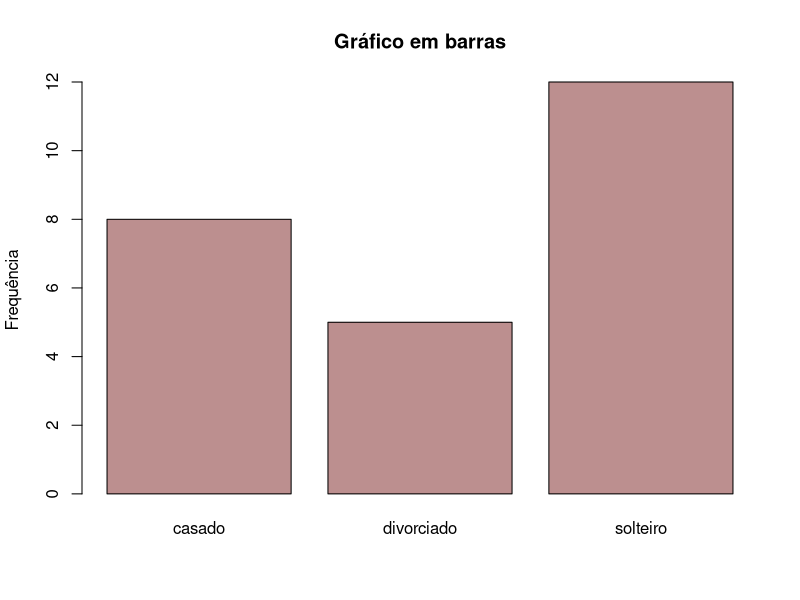
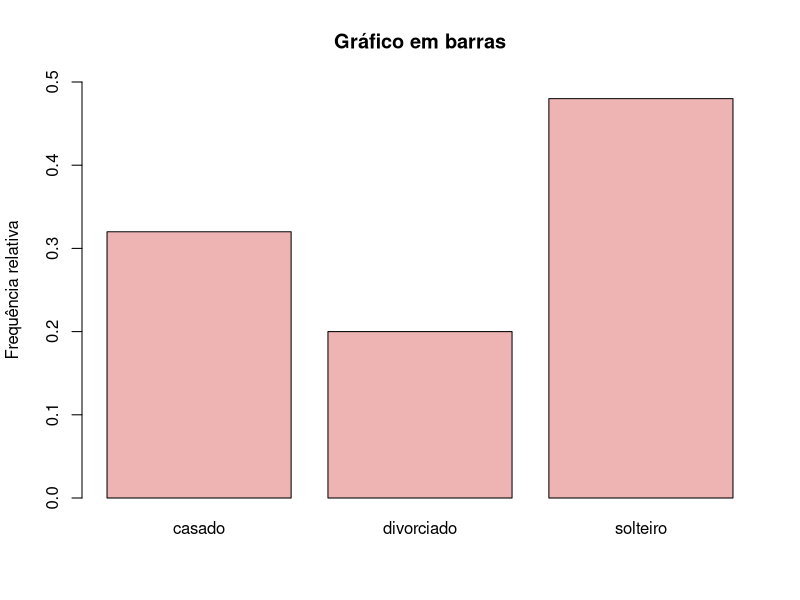
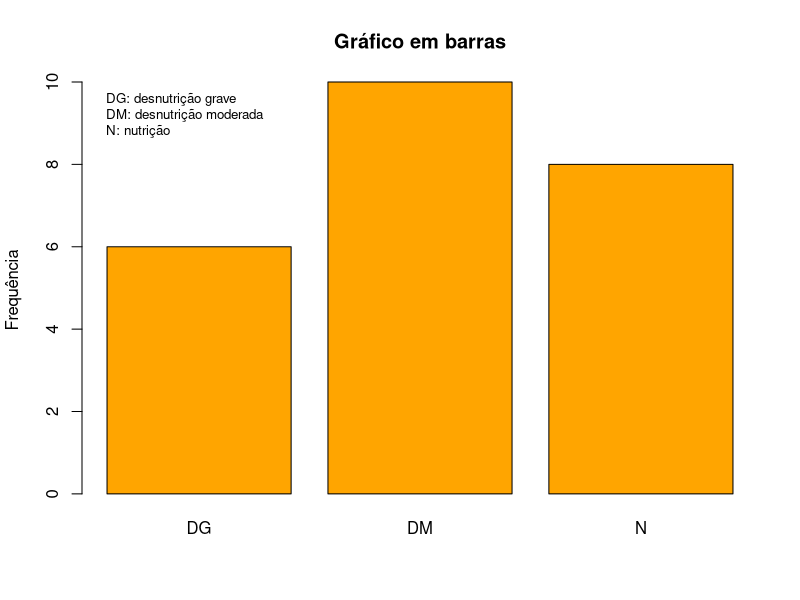
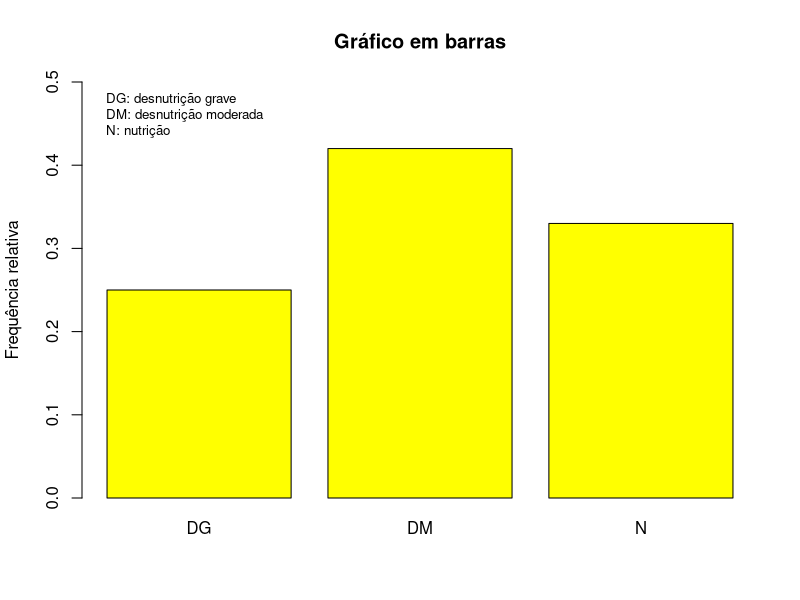
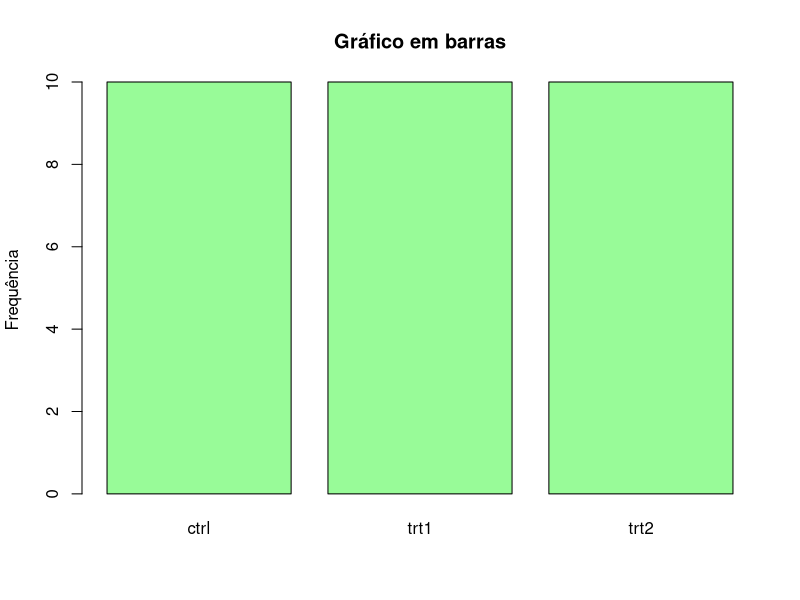
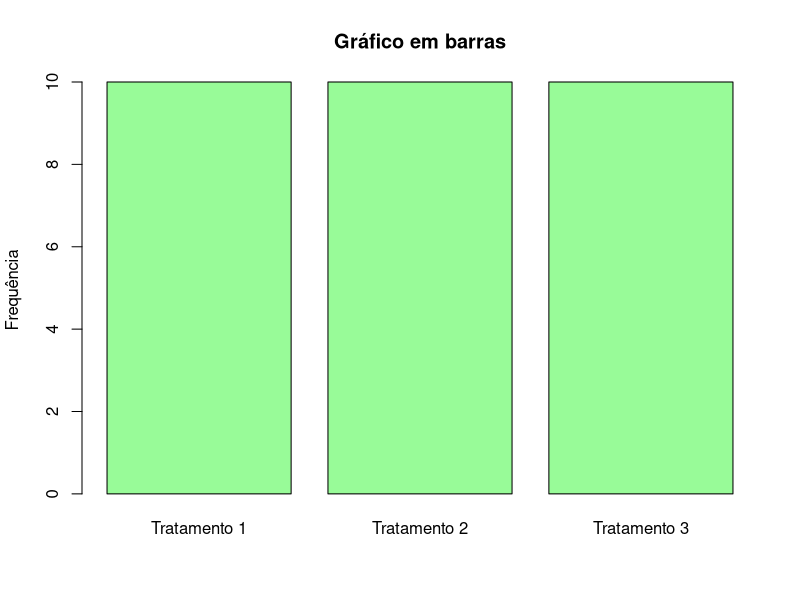
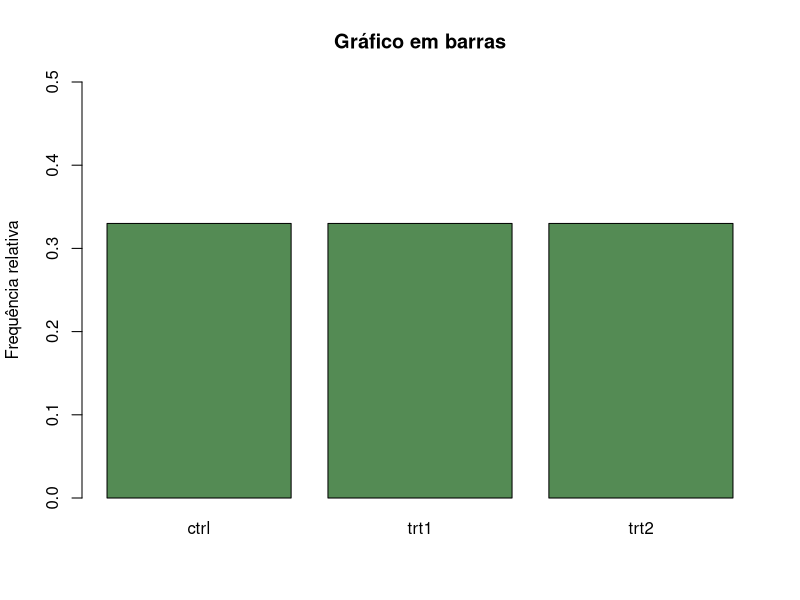
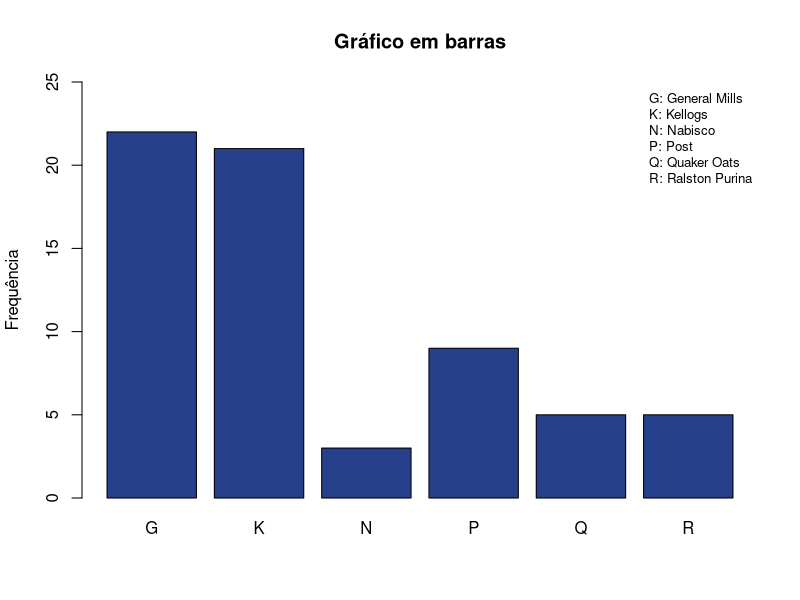

These figures' R source, in order:
##############################################################
##BDA - AULA 3
##############################################################
##Exemplos 1 e 2    
##############################################################
e.civil<-c("casado","solteiro","solteiro","casado","solteiro",
           "solteiro","casado","divorciado","divorciado","solteiro",
           "solteiro","solteiro","casado","solteiro","divorciado",
           "divorciado","casado","solteiro","divorciado","casado",
           "casado","solteiro","casado","solteiro","solteiro")
cont.ec<-table(e.civil)
cont.ec
contr.ec<-prop.table(cont.ec)
contr.ec
barplot(cont.ec, main = "Gráfico em barras", 
        ylab = "Frequência", col = "rosybrown")
barplot(contr.ec, main = "Gráfico em barras", 
        ylab = "Frequência relativa", col = "rosybrown2", 
        ylim = c(0,0.5))

##############################################################
##Exemplos 3 e 4    
##############################################################
e.nut<-c("N","DM","DM","N","DG","DG","DM","DM","N","N","DG","DG",
         "DM","DM","DG","DG","DM","DM","N","N","DM","DM","N","N")
e.nut<-factor(e.nut, levels = c("DG","DM","N"), ordered = TRUE)

cont.en<-table(e.nut)
cont.en
contr.en<-round(prop.table(cont.en),2)
contr.en
barplot(cont.en, main = "Gráfico em barras", 
        ylab = "Frequência", col = "orange")
legend("topleft", c("DG: desnutrição grave", "DM: desnutrição moderada",
                    "N: nutrição"), bty = "n", cex = 0.8)
barplot(contr.en, main = "Gráfico em barras", 
        ylab = "Frequência relativa", col = "yellow", 
        ylim = c(0,0.5))
legend("topleft", c("DG: desnutrição grave", "DM: desnutrição moderada",
                    "N: nutrição"), bty = "n", cex = 0.8)

##############################################################
##Exemplos 5 e 6    
##############################################################
#data()
head(PlantGrowth)
str(PlantGrowth)

attach(PlantGrowth)
which(is.na(group))
cont.gr<-table(group)
cont.gr
contr.gr<-round(prop.table(cont.gr),2)
contr.gr
barplot(cont.gr, main = "Gráfico em barras", 
        ylab = "Frequência", col = "palegreen")

barplot(cont.gr, main = "Gráfico em barras", 
       ylab = "Frequência", col = "palegreen", 
       names.arg = c("Tratamento 1", "Tratamento 2", "Tratamento 3"))

barplot(contr.gr, main = "Gráfico em barras", 
        ylab = "Frequência relativa", col = "palegreen4", 
        ylim = c(0,0.5))
detach(PlantGrowth)

##############################################################
##Exemplos 7 e 8    
##############################################################
library(MASS)
str(UScereal)
tail(UScereal)

attach(UScereal)
which(is.na(mfr))
cont.mfr<-table(mfr)
cont.mfr
addmargins(cont.mfr)
contr.mfr<-round(prop.table(cont.mfr),2)
contr.mfr
addmargins(contr.mfr)

barplot(cont.mfr, main = "Gráfico em barras", 
        ylab = "Frequência", col = "royalblue4",
        ylim = c(0,25))
legend("topright", c("G: General Mills", "K: Kellogs","N: Nabisco",
                     "P: Post", "Q: Quaker Oats", "R: Ralston Purina"), 
       bty = "n", cex = 0.8)
barplot(contr.mfr, main = "Gráfico em barras", 
        ylab = "Frequência relativa", col = "royalblue1", 
        ylim = c(0,0.9))
legend("topright", c("G: General Mills", "K: Kellogs","N: Nabisco",
                     "P: Post", "Q: Quaker Oats", "R: Ralston Purina"), 
       bty = "n", cex = 0.8)
detach(UScereal)

##############################################################
##Exercício 1 
##################################################################
p.sat <- c("B","R","R","R","P","B","B","R","B",
          "B","E","B","B","E","B","R","R","R","R",
          "R","P","R","B","E","P","B","E","E","E",
          "B","E","R","B","B","B","B","E","E","E","R")

p.sat<-factor(p.sat, levels = c("P","R","B","E"), ordered = TRUE)

cont.sat<-table(p.sat)
cont.sat
contr.sat<-round(prop.table(cont.sat),2)
contr.sat
barplot(cont.sat, main = "Gráfico em barras", 
        ylab = "Frequência", col = "orange")
legend("topleft", c("Péssimo (P)", "Regular (R)", "Bom (B)",
                    "Excelente (E)"), bty = "n", cex = 0.8)
barplot(contr.sat, main = "Gráfico em barras", 
        ylab = "Frequência relativa", col = "yellow", 
        ylim = c(0,0.5))
legend("topleft", c("Péssimo (P)", "Regular (R)", "Bom (B)",
                    "Excelente (E)"), bty = "n", cex = 0.8)


##############################################################
##Exercico 3
##############################################################
library(MASS)
str(Cars93)
tail(Cars93)

attach(Cars93)
which(is.na(AirBags))
cont.AirBags<-table(AirBags)
cont.AirBags
addmargins(cont.AirBags)
contr.AirBags<-round(prop.table(cont.AirBags),2)
contr.AirBags
addmargins(contr.AirBags)

barplot(cont.AirBags, main = "Gráfico em barras", 
        ylab = "Frequência", col = "royalblue4",
        ylim = c(0,55))
legend("topright", c("none (Nenhum)", "driver only (Apenas
motorista)","driver & passenger (Motorista e passageiro)"), 
       bty = "n", cex = 0.8)
barplot(contr.AirBags, main = "Gráfico em barras", 
        ylab = "Frequência relativa", col = "royalblue1", 
        ylim = c(0,0.6))
legend("topright", c("none (Nenhum)", "driver only (Apenas
motorista)","driver & passenger (Motorista e passageiro)"), 
       bty = "n", cex = 0.8)
detach(Cars93)
